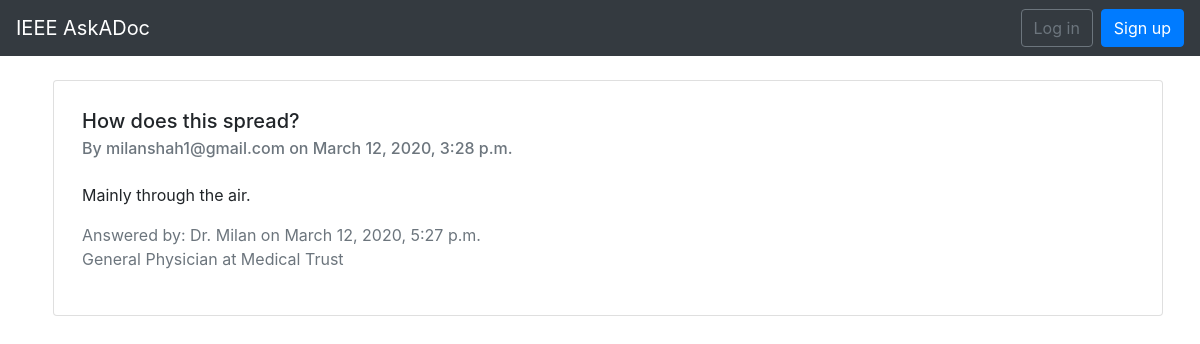
Page /how-does-this-spread on the committed database.
### pages/models.py (models this page shows, shortened)
class Question(models.Model):
    slug = models.SlugField(max_length=200, blank=True)
    question = models.TextField(blank=False)
    pub_date = models.DateTimeField('date published', auto_now_add=True)
    user = models.ForeignKey(settings.AUTH_USER_MODEL, on_delete=models.CASCADE)
    class Meta:
        ordering = ['-pub_date']

class Answer(models.Model):
    question = models.ForeignKey(Question, on_delete=models.CASCADE)
    answer = models.TextField(blank=False)
    pub_date = models.DateTimeField('date published', auto_now_add=True)
    user = models.ForeignKey(settings.AUTH_USER_MODEL, on_delete=models.CASCADE)
    class Meta:
        ordering = ['-answer', '-pub_date']

### users/models.py (models this page shows, shortened)
class CustomUser(AbstractUser):
    is_doc = models.BooleanField(default=False)
    designation = models.CharField(blank=True, null=True, max_length=100)
    hospital = models.CharField(blank=True, null=True, max_length=100)

### pages/views.py (the view)
# urls.py: path('<slug:slug>', detailView, name='detail'),
def detailView(request, slug):
    question = Question.objects.get(slug=slug)
    try:
        answer = Answer.objects.get(question=question)
    except:
        answer = None
    return render(request, 'pages/detail.html', {'question': question, 'answer': answer, })

### templates/pages/detail.html (shortened to what this page needs)
{% extends '_base.html' %}
{% load static %}
{% block content %}
<div class="container">
    <div class="grid">
        <div class="row">
            <div class="card col-12 ml-2 mb-4 p-2">
                <div class="card-body">
                    <h5 class="card-title">{{ question.question }}</h5>
                    <h6 class="card-subtitle mb-2 text-muted">By {{ question.user.email }} on {{ question.pub_date }}</h6>
                    <p class="card-text" style="margin-top: 25px;">
                        {% if answer %}
                            {{answer.answer}}
                               <p class="text-muted">
                                Answered by: Dr. {{answer.user.first_name}} on {{answer.pub_date}}
                                <br>
                                {{answer.user.designation}} at {{answer.user.hospital}}
                            </p>
                        {% else %}
                            Not yet answered!
                        {% endif %}
                    </p>
                </div>
            </div>
        </div>
    </div>
</div>
{% endblock content %}

### rows in the picture
Question: question "How does this spread?", user.email "milanshah1@gmail.com", pub_date "March 12, 2020, 3:28 p.m."
Answer: answer "Mainly through the air.", user.first_name "Milan", pub_date "March 12, 2020, 5:27 p.m.", user.designation "General Physician", user.hospital "Medical Trust"
